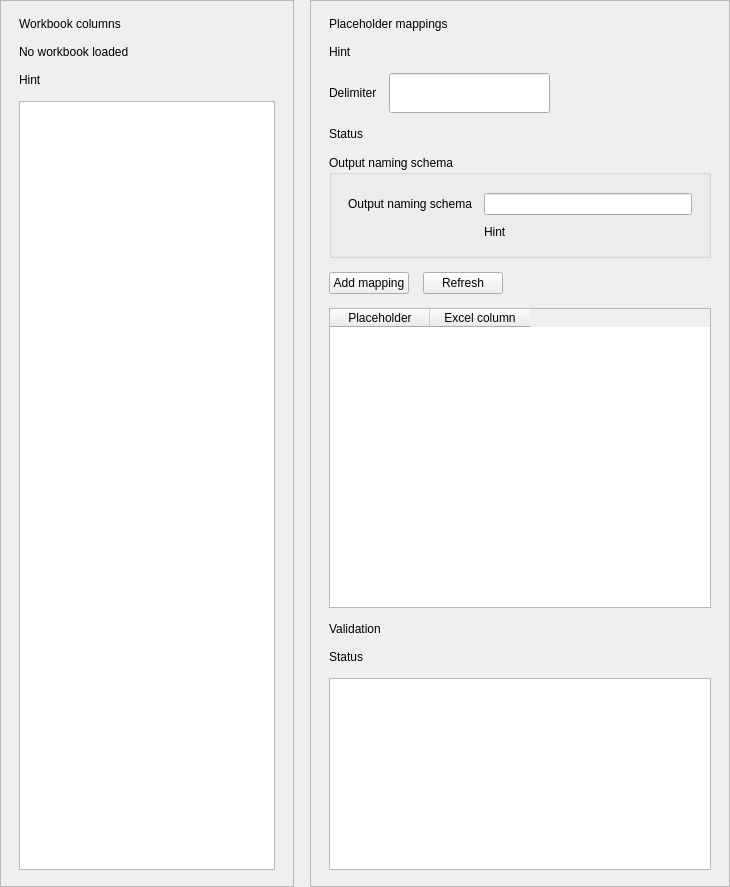
<?xml version="1.0" encoding="UTF-8"?>
<ui version="4.0">
 <class>MappingPageForm</class>
 <widget class="QWidget" name="mappingPageForm">
  <layout class="QHBoxLayout" name="contentLayout">
   <property name="spacing">
    <number>16</number>
   </property>
   <property name="leftMargin">
    <number>0</number>
   </property>
   <property name="topMargin">
    <number>0</number>
   </property>
   <property name="rightMargin">
    <number>0</number>
   </property>
   <property name="bottomMargin">
    <number>0</number>
   </property>
   <item>
    <widget class="QFrame" name="leftBox">
     <property name="minimumSize">
      <size>
       <width>260</width>
       <height>230</height>
      </size>
     </property>
     <property name="frameShape">
      <enum>QFrame::StyledPanel</enum>
     </property>
     <property name="objectName">
      <string notr="true">workflowCard</string>
     </property>
     <layout class="QVBoxLayout" name="leftBoxLayout">
      <property name="spacing">
       <number>14</number>
      </property>
      <property name="leftMargin">
       <number>18</number>
      </property>
      <property name="topMargin">
       <number>16</number>
      </property>
      <property name="rightMargin">
       <number>18</number>
      </property>
      <property name="bottomMargin">
       <number>16</number>
      </property>
      <item>
       <widget class="QFrame" name="leftTitleBar">
        <property name="frameShape">
         <enum>QFrame::NoFrame</enum>
        </property>
        <property name="objectName">
         <string notr="true">workflowCardTitleBar</string>
        </property>
        <layout class="QHBoxLayout" name="leftTitleLayout">
         <property name="spacing">
          <number>0</number>
         </property>
         <property name="leftMargin">
          <number>0</number>
         </property>
         <property name="topMargin">
          <number>0</number>
         </property>
         <property name="rightMargin">
          <number>0</number>
         </property>
         <property name="bottomMargin">
          <number>0</number>
         </property>
         <item>
          <widget class="QLabel" name="leftTitle">
           <property name="objectName">
            <string notr="true">workflowCardTitle</string>
           </property>
           <property name="text">
            <string>Workbook columns</string>
           </property>
          </widget>
         </item>
        </layout>
       </widget>
      </item>
      <item>
       <widget class="QLabel" name="columnsLabel">
        <property name="objectName">
         <string notr="true">workflowStatus</string>
        </property>
        <property name="text">
         <string>No workbook loaded</string>
        </property>
        <property name="wordWrap">
         <bool>true</bool>
        </property>
       </widget>
      </item>
      <item>
       <widget class="QLabel" name="columnsHint">
        <property name="objectName">
         <string notr="true">workflowHint</string>
        </property>
        <property name="text">
         <string>Hint</string>
        </property>
        <property name="wordWrap">
         <bool>true</bool>
        </property>
       </widget>
      </item>
      <item>
       <widget class="QListWidget" name="columnsList"/>
      </item>
     </layout>
    </widget>
   </item>
   <item>
    <widget class="QFrame" name="rightBox">
     <property name="minimumSize">
      <size>
       <width>420</width>
       <height>0</height>
      </size>
     </property>
     <property name="frameShape">
      <enum>QFrame::StyledPanel</enum>
     </property>
     <property name="objectName">
      <string notr="true">workflowCard</string>
     </property>
     <layout class="QVBoxLayout" name="rightBoxLayout">
      <property name="spacing">
       <number>14</number>
      </property>
      <property name="leftMargin">
       <number>18</number>
      </property>
      <property name="topMargin">
       <number>16</number>
      </property>
      <property name="rightMargin">
       <number>18</number>
      </property>
      <property name="bottomMargin">
       <number>16</number>
      </property>
      <item>
       <widget class="QFrame" name="rightTitleBar">
        <property name="frameShape">
         <enum>QFrame::NoFrame</enum>
        </property>
        <property name="objectName">
         <string notr="true">workflowCardTitleBar</string>
        </property>
        <layout class="QHBoxLayout" name="rightTitleLayout">
         <property name="spacing">
          <number>0</number>
         </property>
         <property name="leftMargin">
          <number>0</number>
         </property>
         <property name="topMargin">
          <number>0</number>
         </property>
         <property name="rightMargin">
          <number>0</number>
         </property>
         <property name="bottomMargin">
          <number>0</number>
         </property>
         <item>
          <widget class="QLabel" name="rightTitle">
           <property name="objectName">
            <string notr="true">workflowCardTitle</string>
           </property>
           <property name="text">
            <string>Placeholder mappings</string>
           </property>
          </widget>
         </item>
        </layout>
       </widget>
      </item>
      <item>
       <widget class="QLabel" name="mappingHint">
        <property name="objectName">
         <string notr="true">workflowHint</string>
        </property>
        <property name="text">
         <string>Hint</string>
        </property>
        <property name="wordWrap">
         <bool>true</bool>
        </property>
       </widget>
      </item>
      <item>
       <layout class="QHBoxLayout" name="delimiterRow">
        <property name="spacing">
         <number>12</number>
        </property>
        <item>
         <widget class="QLabel" name="delimiterLabel">
          <property name="objectName">
           <string notr="true">workflowFieldLabel</string>
          </property>
          <property name="text">
           <string>Delimiter</string>
          </property>
         </widget>
        </item>
        <item>
         <widget class="QLineEdit" name="delimiterInput">
          <property name="maximumSize">
           <size>
            <width>220</width>
            <height>16777215</height>
           </size>
          </property>
          <property name="minimumSize">
           <size>
            <width>0</width>
            <height>40</height>
           </size>
          </property>
          <property name="clearButtonEnabled">
           <bool>true</bool>
          </property>
         </widget>
        </item>
        <item>
         <spacer name="delimiterStretch">
          <property name="orientation">
           <enum>Qt::Horizontal</enum>
          </property>
          <property name="sizeHint" stdset="0">
           <size>
            <width>40</width>
            <height>20</height>
           </size>
          </property>
         </spacer>
        </item>
       </layout>
      </item>
      <item>
       <widget class="QLabel" name="templateStatus">
        <property name="objectName">
         <string notr="true">workflowStatus</string>
        </property>
        <property name="text">
         <string>Status</string>
        </property>
        <property name="wordWrap">
         <bool>true</bool>
        </property>
       </widget>
      </item>
      <item>
       <widget class="QGroupBox" name="outputNamingGroup">
        <property name="title">
         <string>Output naming schema</string>
        </property>
        <layout class="QGridLayout" name="outputNamingLayout">
         <property name="horizontalSpacing">
          <number>12</number>
         </property>
         <property name="verticalSpacing">
          <number>10</number>
         </property>
         <property name="leftMargin">
          <number>16</number>
         </property>
         <property name="topMargin">
          <number>18</number>
         </property>
         <property name="rightMargin">
          <number>16</number>
         </property>
         <property name="bottomMargin">
          <number>16</number>
         </property>
         <item row="0" column="0">
          <widget class="QLabel" name="outputNamingSchemaLabel">
           <property name="objectName">
            <string notr="true">workflowFieldLabel</string>
           </property>
           <property name="text">
            <string>Output naming schema</string>
           </property>
          </widget>
         </item>
         <item row="0" column="1">
          <widget class="TokenSuggestingLineEdit" name="outputNamingSchemaInput"/>
         </item>
         <item row="1" column="1">
          <widget class="QLabel" name="outputNamingSchemaHint">
           <property name="objectName">
            <string notr="true">workflowHint</string>
           </property>
           <property name="text">
            <string>Hint</string>
           </property>
           <property name="wordWrap">
            <bool>true</bool>
           </property>
          </widget>
         </item>
        </layout>
       </widget>
      </item>
      <item>
       <layout class="QHBoxLayout" name="mappingButtonsLayout">
        <item>
         <widget class="QPushButton" name="addButton">
          <property name="text">
           <string>Add mapping</string>
          </property>
         </widget>
        </item>
        <item>
         <widget class="QPushButton" name="refreshButton">
          <property name="text">
           <string>Refresh</string>
          </property>
         </widget>
        </item>
        <item>
         <spacer name="mappingButtonsStretch">
          <property name="orientation">
           <enum>Qt::Horizontal</enum>
          </property>
          <property name="sizeHint" stdset="0">
           <size>
            <width>40</width>
            <height>20</height>
           </size>
          </property>
         </spacer>
        </item>
       </layout>
      </item>
      <item>
       <widget class="QTableWidget" name="mappingTable">
        <property name="minimumSize">
         <size>
          <width>0</width>
          <height>300</height>
         </size>
        </property>
        <column>
         <property name="text">
          <string>Placeholder</string>
         </property>
        </column>
        <column>
         <property name="text">
          <string>Excel column</string>
         </property>
        </column>
       </widget>
      </item>
      <item>
       <widget class="QLabel" name="validationLabel">
        <property name="objectName">
         <string notr="true">workflowFieldLabel</string>
        </property>
        <property name="text">
         <string>Validation</string>
        </property>
       </widget>
      </item>
      <item>
       <widget class="QLabel" name="validationSummary">
        <property name="objectName">
         <string notr="true">workflowStatus</string>
        </property>
        <property name="text">
         <string>Status</string>
        </property>
        <property name="wordWrap">
         <bool>true</bool>
        </property>
       </widget>
      </item>
      <item>
       <widget class="QPlainTextEdit" name="validationOutput">
        <property name="minimumSize">
         <size>
          <width>0</width>
          <height>160</height>
         </size>
        </property>
       </widget>
      </item>
     </layout>
    </widget>
   </item>
  </layout>
 </widget>
 <customwidgets>
  <customwidget>
   <class>TokenSuggestingLineEdit</class>
   <extends>QLineEdit</extends>
   <header>gui.workflow.base</header>
  </customwidget>
 </customwidgets>
 <resources/>
 <connections/>
</ui>
